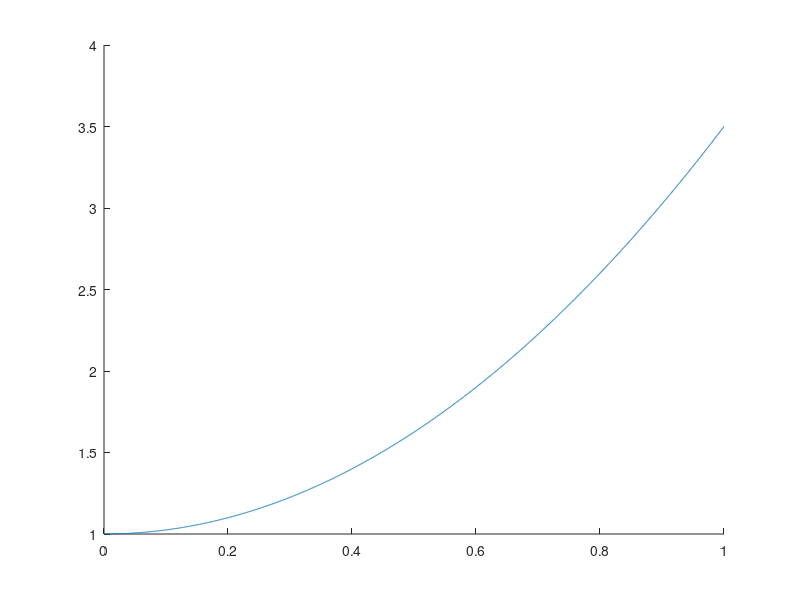

The MATLAB script that drew this image:
function first_step_E_1_impl

%first step with implicit Euler
T=1;  
delta = 0.5e-3;
u0 = 1;
%
err=1e-7; %Newton's error
%
inc=1000;  

%    
%%%%%%%%%%%%%%%%%%%%%%%%%%%%%%%%%%%%%%%%%%%%%%%%%%%%%%%%%%%%%%%%%%%%%%%%%%%
% 
fprintf(1,'T=%g\n',T);
fprintf(1,'delta=%g\n',delta);
%
%%%%%%%%%%%%%%%%%%%%%%%%%%%%%%%%%%%%%%%%%%%%%%%%%%%%%%%%%%%%%%%%%%%%%%%%%%%
%
% 


K=ceil(T/delta);

% 
t_u=(0:K)*delta;

u = zeros(1,size(t_u,2));
u(1) = u0;
u(2) = Step1(t_u(2),u(1),delta,err);
start_index_u = 3;


%%%%%%%%%%%%%%%%%%%%%%%%%%%%%%%%%%%%%%%%%%%%%%%%%%%%%%%%%%%%%%%%%%%%%%%%%%%
tic
nns=0; 
for k=start_index_u:size(t_u,2) 
    [u(k),nnsk]=Step(t_u(k),u(k-1),u(k-2),delta,err);
    nns=nns+nnsk;
    if (mod(k-start_index_u+1,inc)==0) 
        fprintf(1,'t=%g, nns=%g\n',t_u(k),nns);

        nns=0;
    end
end
toc

% Plots

hold on
plot(t_u,u) 
end
% 

%

function [u,l]=Step(t,udelta,udelta2,delta,err)
l_max=5; 
u=udelta; 
l=0;
G=Res(t,u,udelta,udelta2,delta);
normG=norm(G,2);
while(normG>err&&l<l_max)
   l=l+1;
   u=u-Jacob(t,u,delta)\G;
   G=Res(t,u,udelta,udelta2,delta);
   normG=norm(G,2);
end
end


function G=Res(t,u,udelta,udelta2,delta)
G=(1.5*(u-udelta)+0.5*(udelta2-udelta))/delta;
G=G-f(t,u);
end

function f = f(t,u)
f = 5*t;
end  

function Jacob = Jacob(u,t,delta)
Jacob = 1.5/delta;
end  

function u=Step1(t,udelta,delta,err)
l_max=5; 
u=udelta; 
l=0;
G=Res1(t,u,udelta,delta);
normG=norm(G,2);
while(normG>err&&l<l_max)
   l=l+1;
   u=u-Jacob1(t,u,delta)\G;
   G=Res1(t,u,udelta,delta);
   normG=norm(G,2);
end
end


function G=Res1(t,u,udelta,delta)
G=(u-udelta)/delta;
G=G-f(t,u);
end


function Jacob = Jacob1(u,t,delta)
Jacob = 1./delta;
end  
